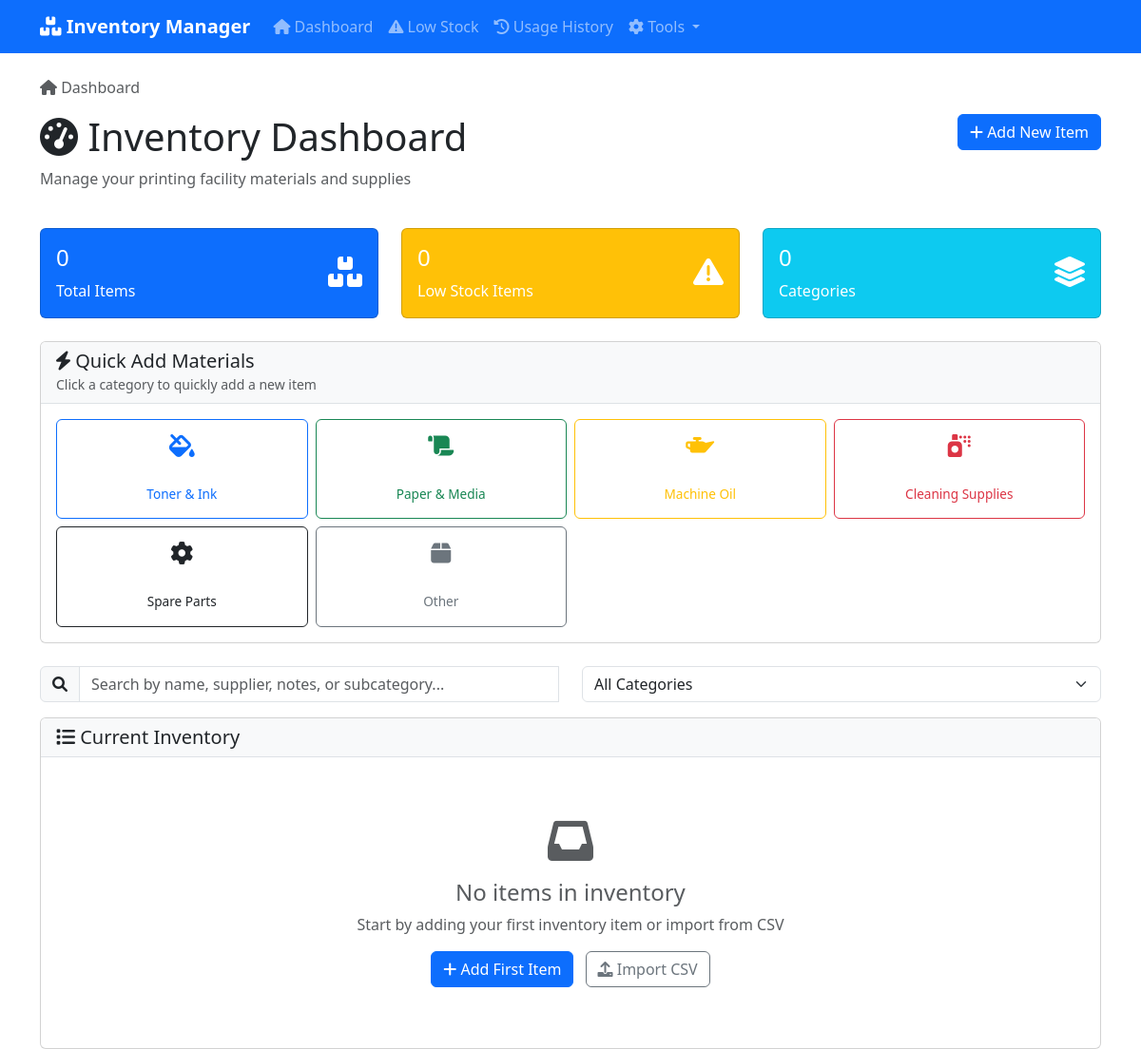
Before: / with the older database file.
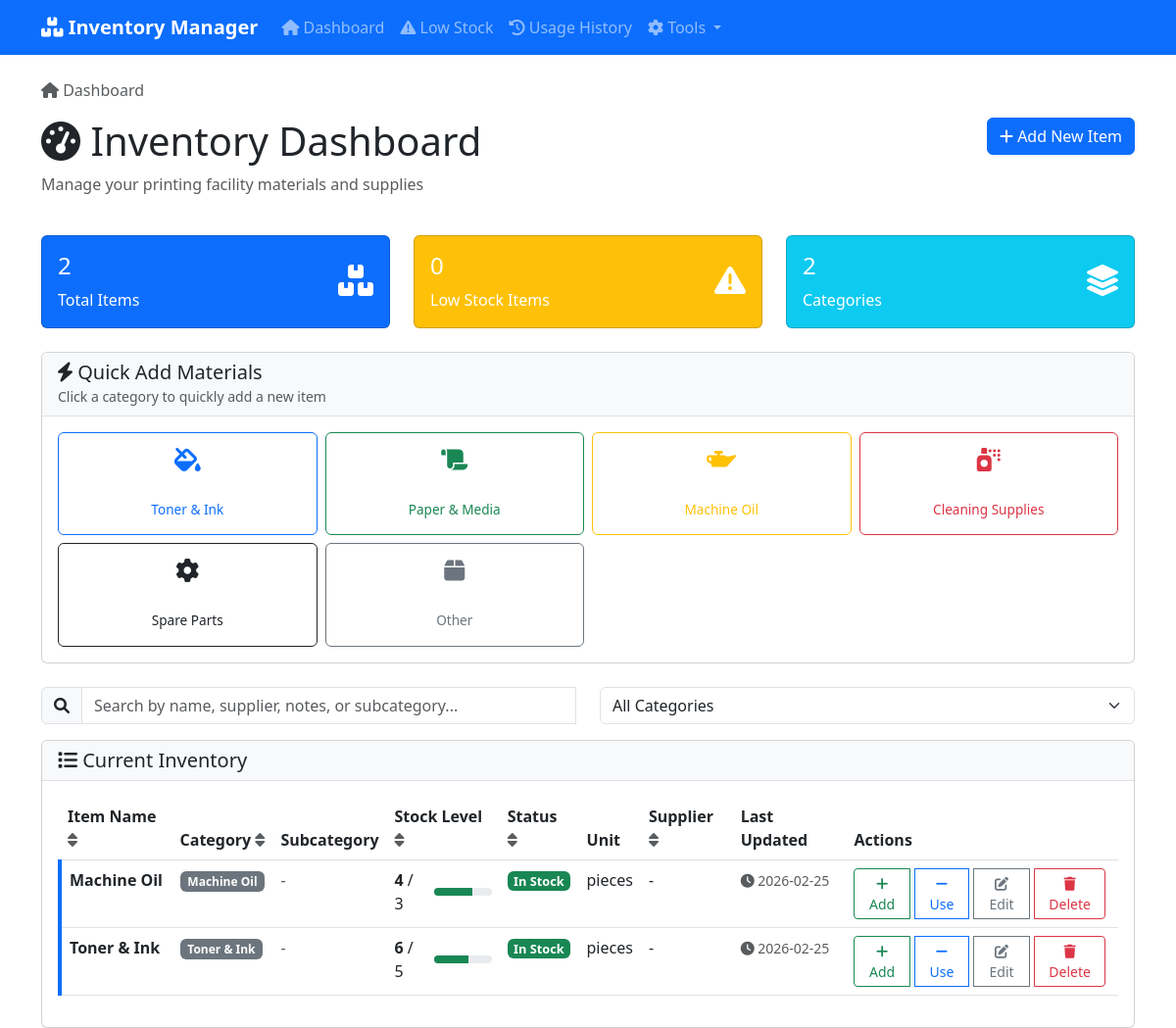
After: the same page with the newer database file.
### tables this page shows
CREATE TABLE inventory (
            id INTEGER PRIMARY KEY AUTOINCREMENT,
            name TEXT NOT NULL,
            category TEXT NOT NULL,
            current_quantity INTEGER NOT NULL DEFAULT 0,
            minimum_threshold INTEGER NOT NULL DEFAULT 0,
            unit TEXT NOT NULL DEFAULT 'pieces',
            supplier TEXT,
            notes TEXT,
            last_updated TIMESTAMP DEFAULT CURRENT_TIMESTAMP
        , subcategory TEXT);

### app.py (the view)
@app.route('/')
def index():
    items = get_all_items()
    low_stock_items = get_low_stock_items()
    return render_template('index.html', items=items, low_stock_count=len(low_stock_items))

### app.py (called while the page is built)
@app.context_processor
def inject_low_stock_count():
    low_stock_items = get_low_stock_items()
    return dict(low_stock_count=len(low_stock_items))

def get_db_connection():
    conn = sqlite3.connect('inventory.db')
    conn.row_factory = sqlite3.Row
    return conn

def get_all_items():
    conn = get_db_connection()
    items = conn.execute('SELECT * FROM inventory ORDER BY name').fetchall()
    conn.close()
    return items

def get_low_stock_items():
    conn = get_db_connection()
    items = conn.execute(
        'SELECT * FROM inventory WHERE current_quantity <= minimum_threshold ORDER BY name'
    ).fetchall()
    conn.close()
    return items

### templates/index.html (shortened to what the changed rows need)
{% extends "base.html" %}
{% block content %}
<div class="row mb-4">
    <div class="col-md-8">
        <h1><i class="fas fa-tachometer-alt"></i> Inventory Dashboard</h1>
    </div>
</div>
<div class="row mb-4">
    <div class="col-md-4">
        <div class="card text-white bg-primary clickable-card" style="cursor: pointer;" data-filter="all">
            <div class="card-body">
                <div class="d-flex justify-content-between">
                    <div>
                        <h4>{{ items|length }}</h4>
                        <p class="mb-0">Total Items</p>
                    </div>
                </div>
            </div>
        </div>
    </div>
    <div class="col-md-4">
        <div class="card text-white bg-info clickable-card" style="cursor: pointer;" data-filter="categories">
            <div class="card-body">
                <div class="d-flex justify-content-between">
                    <div>
                        <h4>
                            {% set categories = items|map(attribute='category')|unique|list %}
                            {{ categories|length }}
                        </h4>
                        <p class="mb-0">Categories</p>
                    </div>
                </div>
            </div>
        </div>
    </div>
</div>
            {% set categories = items|map(attribute='category')|unique|list %}
<div class="card">
    <div class="card-body">
        {% if items %}
            <div class="table-responsive">
                <table class="table table-hover" id="inventoryTable">
                    <thead>
                        <tr>
                            <th class="sortable" data-column="name" style="cursor: pointer;">
                                Item Name <i class="fas fa-sort text-muted"></i>
                            </th>
                            <th class="sortable" data-column="category" style="cursor: pointer;">
                                Category <i class="fas fa-sort text-muted"></i>
                            </th>
                            <th>Subcategory</th>
                            <th class="sortable" data-column="quantity" style="cursor: pointer;">
                                Stock Level <i class="fas fa-sort text-muted"></i>
                            </th>
                            <th class="sortable" data-column="status" style="cursor: pointer;">
                                Status <i class="fas fa-sort text-muted"></i>
                            </th>
                            <th>Unit</th>
                            <th class="sortable" data-column="supplier" style="cursor: pointer;">
                                Supplier <i class="fas fa-sort text-muted"></i>
                            </th>
                            <th>Last Updated</th>
                            <th>Actions</th>
                        </tr>
                    </thead>
                    <tbody>
                        {% for item in items %}
                            <tr class="inventory-item
                                {% if item.current_quantity == 0 %}out-of-stock
                                {% elif item.current_quantity <= item.minimum_threshold %}low-stock
                                {% else %}good-stock
                                {% endif %}"
                                data-category="{{ item.category|lower }}"
                                data-name="{{ item.name|lower }}"
                                data-supplier="{{ (item.supplier or '')|lower }}"
                                data-subcategory="{{ (item.subcategory or '')|lower }}"
                                data-notes="{{ (item.notes or '')|lower }}"
                                data-quantity="{{ item.current_quantity }}"
                                data-status="{% if item.current_quantity == 0 %}0{% elif item.current_quantity <= item.minimum_threshold %}1{% else %}2{% endif %}">
                                <td>
                                    <strong>{{ item.name }}</strong>
                                </td>
                                <td>
                                    <span class="badge bg-secondary">{{ item.category }}</span>
                                </td>
                                <td>
                                    {% if item.subcategory %}
                                        <span class="badge bg-info">{{ item.subcategory }}</span>
                                    {% else %}
                                        <span class="text-muted">-</span>
                                    {% endif %}
                                </td>
                                <td>
                                    <div class="d-flex align-items-center">
                                        <span class="me-2"><strong>{{ item.current_quantity }}</strong> / {{ item.minimum_threshold }}</span>
                                        <div class="progress" style="width: 60px; height: 8px;">
                                            {% set percentage = ((item.current_quantity / (item.minimum_threshold * 2)) * 100) if item.minimum_threshold > 0 else 100 %}
                                            {% set percentage = 100 if percentage > 100 else percentage %}
                                            {% set progress_class = 'bg-danger' if percentage <= 25 else 'bg-warning' if percentage <= 50 else 'bg-success' %}
                                            <div class="progress-bar {{ progress_class }}" style="width: {{ percentage }}%"></div>
                                        </div>
                                    </div>
                                </td>
                                <td>
                                    {% if item.current_quantity == 0 %}
                                        <span class="badge bg-danger status-badge">Out of Stock</span>
                                    {% elif item.current_quantity <= item.minimum_threshold %}
                                        <span class="badge bg-warning text-dark status-badge">Low Stock</span>
                                    {% else %}
                                        <span class="badge bg-success status-badge">In Stock</span>
                                    {% endif %}
                                </td>
                                <td>{{ item.unit }}</td>
                                <td>{{ item.supplier or '-' }}</td>
                                <td>
                                    <small class="text-muted" data-bs-toggle="tooltip" title="{{ item.last_updated }}">
                                        <i class="fas fa-clock"></i>
                                        {% if item.last_updated %}
                                            {{ item.last_updated[:10] }}
                                        {% else %}
                                            -
                                        {% endif %}
                                    </small>
                                </td>
                                <td>
                                    <div class="btn-group btn-group-sm">
                                        <button class="btn btn-outline-success restock-item-btn"
                                           data-bs-toggle="tooltip"
                                           data-bs-placement="top"
                                           title="Add 1 {{ item.unit }}"
                                           type="button"
                                           data-item-id="{{ item.id }}"
                                           data-item-name="{{ item.name }}"
                                           data-item-quantity="{{ item.current_quantity }}"
                                           data-item-unit="{{ item.unit }}">
                                            <i class="fas fa-plus"></i> Add
                                        </button>
                                        <button class="btn btn-outline-primary use-item-btn"
                                           data-bs-toggle="tooltip"
                                           data-bs-placement="top"
                                           title="Use 1 {{ item.unit }}"
                                           type="button"
                                           data-item-id="{{ item.id }}"
                                           data-item-name="{{ item.name }}"
                                           data-item-quantity="{{ item.current_quantity }}"
                                           data-item-unit="{{ item.unit }}">
                                            <i class="fas fa-minus"></i> Use
                                        </button>
                                        <a href="{{ url_for('edit_item', item_id=item.id) }}"
                                           class="btn btn-outline-secondary"
                                           data-bs-toggle="tooltip"
                                           data-bs-placement="top"
                                           title="Edit item details">
                                            <i class="fas fa-edit"></i> Edit
                                        </a>
                                        <a href="{{ url_for('delete_item', item_id=item.id) }}"
                                           class="btn btn-outline-danger delete-item-btn"
                                           data-bs-toggle="tooltip"
                                           data-bs-placement="top"
                                           data-item-name="{{ item.name }}"
                                           title="Delete this item permanently">
                                            <i class="fas fa-trash"></i> Delete
                                        </a>
                                    </div>
                                </td>
                            </tr>
                        {% endfor %}
                    </tbody>
                </table>
            </div>
        {% else %}
            <div class="text-center py-5">
                <i class="fas fa-inbox fa-3x text-muted mb-3"></i>
                <h4 class="text-muted">No items in inventory</h4>
                <p class="text-muted">Start by adding your first inventory item or import from CSV</p>
                <div class="mt-3">
                    <a href="{{ url_for('add_item') }}" class="btn btn-primary me-2">
                        <i class="fas fa-plus"></i> Add First Item
                    </a>
                    <a href="{{ url_for('import_csv') }}" class="btn btn-outline-secondary">
                        <i class="fas fa-upload"></i> Import CSV
                    </a>
                </div>
            </div>
        {% endif %}
    </div>
</div>
{% endblock %}

Changed rows visible on the page:
added inventory: name "Machine Oil", category "Machine Oil", current_quantity "4", minimum_threshold "3", {{ percentage }} 66.66666666666666 (drawn), shows "In Stock", unit "pieces", supplier "-", last_updated "2026-02-25"
added inventory: name "Toner & Ink", category "Toner & Ink", current_quantity "6", minimum_threshold "5", {{ percentage }} 60.0 (drawn), shows "In Stock", unit "pieces", supplier "-", last_updated "2026-02-25"
Other visible differences:
{{ items|length }}: "0" → "2"
{{ categories|length }}: "0" → "2"
text no longer shown: "No items in inventory Start by adding your first inventory item or import from CSV Add First Item Import CSV"
text now shown: "Item Name Category Subcategory Stock Level Status Unit Supplier Last Updated Actions"
